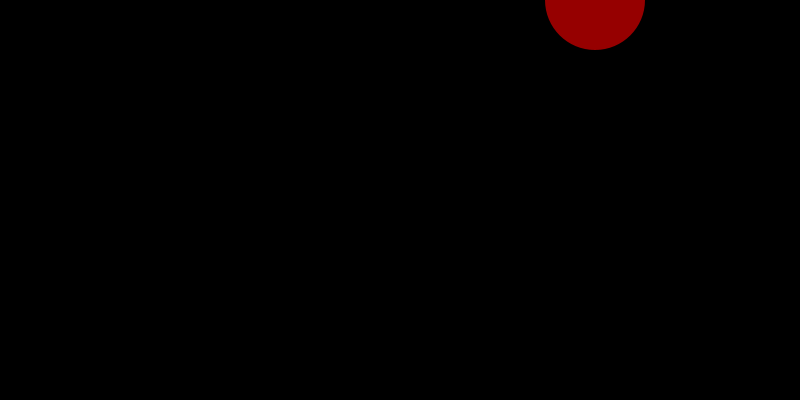
Frame 1 (no input)
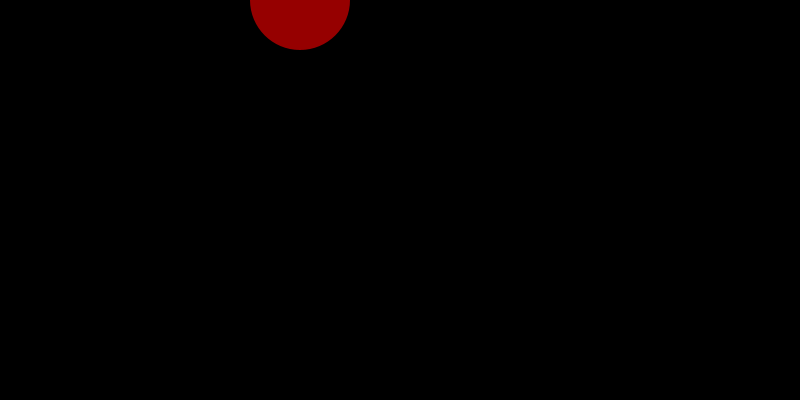
Frame 60 (the mouse pressed at the canvas centre just before this capture)
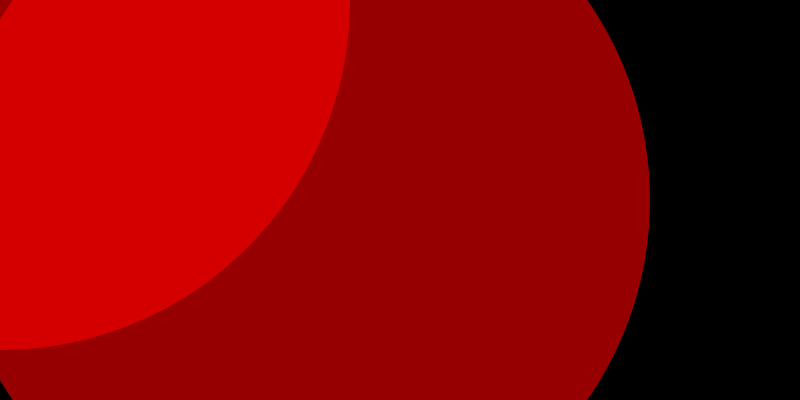
Frame 120 (the mouse held since frame 60 and released just before this capture)

The Processing sketch that drew these frames (run headless with seeded random() and noise(); from frame 60 on, the mouse is pressed at the canvas centre):

// Processing sketch: processing_110757
// ── processing_110757.pde

final static ArrayList<Circulo> circs = new ArrayList();

void setup() {
  size(800, 400);
  smooth();
  noStroke();
  mousePressed();
}

void draw() {
  background(0);
  for (Circulo b: circs)   b.update();
}

void mousePressed() {
  circs.add( new Circulo(600, mouseY, 5, 100) );
  
}





/* DEFINE A CLASSE CÍRCULO*/
class Circulo {
  float xpos, speed, ypos, tamanho;
  
  Circulo(float x, float y, float s, float t) {
    xpos = x;
    ypos = y;
    speed = s;
    tamanho = t;
  }
  
  //método update
  void update() {
    xpos -= speed;  
       
    if (mousePressed) {
      tamanho += 10;
    }
    else {
      tamanho = 100;
    }
       
    fill(255,0,0,150);
    ellipse(xpos, ypos, tamanho, tamanho);
  }
  
  
}
